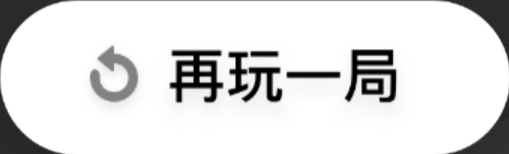
#> input picture end.jpg, 509 x 154 px
$ python 'jump_跳一跳.py'
#> lines starting #> are read from the running program, lines starting #| are printed output that depends on the picture
#!/usr/bin/env python
# encoding: utf-8
# @software: PyCharm
# @time: 2019/7/10 15:39
# @author: Paulson●Wier
# @file: jump_跳一跳.py
# @desc:
import os
import random
import time

import cv2
import numpy as np


def get_screenshot():
    # 截取手机的屏幕
    os.system('adb shell /system/bin/screencap -p /sdcard/screencap.png')
    # 把模拟器里面的文件传到电脑上
    os.system('adb pull /sdcard/screencap.png screencap.png')


def get_start(img):
    """
    模板匹配,获取跳一跳起点的位置参数(小跳棋)
    :param img:跳一跳当前图片
    :return 跳块中心点坐标(x,y)
    """
    # 使用标准相关系数匹配，1表示完美匹配， -1表示糟糕匹配， 0表示没有任何相关性
    result = cv2.matchTemplate(img, temple, cv2.TM_CCOEFF_NORMED)
    # 使用函数 minMaxloc, 确定匹配结果矩阵的最大值和最小值（val），以及它们的位置（loc）
    min_val, max_val, min_loc, max_loc = cv2.minMaxLoc(result)
    # 此处选取最大值的位置，为图像的左上角
    t1 = max_loc
    # 获取图像的右下角
    br = (t1[0] + tw, t1[1] + th)
    t_x_center = (t1[0] + br[0]) // 2
    t_y_center = int(max_loc[1] * 0.25 + br[1] * 0.75)
    print(f"跳块中心点坐标({t_x_center},{t_y_center})")
    return t_x_center, t_y_center


def get_next(img):
    """
    获取下一跳目标方块中心点坐标
    :param img:
    :return:
    """
    # 高斯模糊
    img_rgb = cv2.GaussianBlur(img, (5, 5), 0)
    canny_img = cv2.Canny(img_rgb, 1, 10)
    # 输出边缘检测图像的高和宽
    H, W = canny_img.shape
    # 第一个顶点的高度，row为列表（代表每一行的像素值）， max(row) 获取列表中最大的像素值
    # 对图像高度大于400的行进行遍历（这样可以去除上方数字以及小程序块的影响）。
    # np.nonzero() 表示获取列表元素数值不为0的位置，
    y_top = np.nonzero([max(row) for row in canny_img[420:]])[0][0] + 420

    # 获取第一个顶点的宽度值
    x_top = int(np.mean(np.nonzero(canny_img[y_top])))

    # 跳过小白圈，然后遍历
    y_bottom = y_top + 125
    for row in range(y_bottom, H):
        if canny_img[row, x_top] != 0:
            y_bottom = row
            break

    # 得到方块的中心点
    x_center, y_center = x_top, (y_top + y_bottom) // 2
    print(f"目标方块中心点({x_center},{y_center})",)
    return x_center, y_center


def game_over(img):
    """
    模板匹配,检测是否要将程序结束
    """
    # 如果在游戏截图中匹配到带"再玩一局"字样的模板，则循环中止
    res_end = cv2.matchTemplate(img, temp_end, cv2.TM_CCOEFF_NORMED)
    if cv2.minMaxLoc(res_end)[1] > 0.95:
        print('Game over!')
        return True


def jump(distance, flag=1.35):
    # 设置按压时间,系数为默认为1.35
    press_time = int(distance * flag)

    # 生成随机手机屏幕模拟触摸点,防止成绩无效
    # 生成随机整数(0-9),最终数值为(0-90)
    rand = random.randint(0, 9) * 10

    # adb长按操作,即在手机屏幕上((320-410),(410-500))坐标处长按press_time毫秒
    cmd = ('adb shell input swipe %i %i %i %i ' + str(press_time)) % (320 + rand, 410 + rand, 320 + rand, 410 + rand)

    # 输出adb命令
    print(cmd)

    # 执行adb命令
    os.system(cmd)


def main():
    i = 0
    while True:
        # 将安卓手机上的截图移到电脑当前文件夹下
        i += 1
        get_screenshot()
        # 读取截图图像
        img = cv2.imread('screencap.png', 0)
        if game_over(img):
            print(f"第{i-1}次跳动失败")
            break
        print(f"第{i-1}次跳动成功")  # 提示上一次跳动是否成功
        begin_x, begin_y = get_start(img)
        target_x, target_y = get_next(img)
        distance = ((begin_x-target_x)**2 + (begin_y-target_y)**2) ** 0.5

        # 将起点位置绘制出来,一个圆
        cv2.circle(img, (begin_x, begin_y), 20, 255, -1)
        # 将终点位置绘制出来,一个圆
        img_end = cv2.circle(img, (target_x, target_y), 20, 188, -1)
        # 保存图片
        cv2.imwrite('last.png', img_end)

        # 根据获得的距离来设置按压时长
        jump(distance)
        time.sleep(1.3)


if __name__ == '__main__':
    # 游戏结束的模板图像
    temp_end = cv2.imread('end.jpg', 0)
#> temp_end is the input picture: shape (154, 509); min 0, max 255, mean 224.3
    # 读取小跳棋模板图像
    temple = cv2.imread('temple.png', 0)
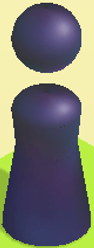
#> input picture temple.png, 94 x 248 px
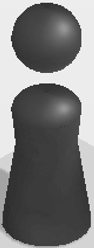
#> temple: shape (248, 94); min 28, max 249, mean 121.2
    # 获取小跳棋模板图像的高和宽
    th, tw = temple.shape[:2]
#> th = 248; tw = 94
    main()
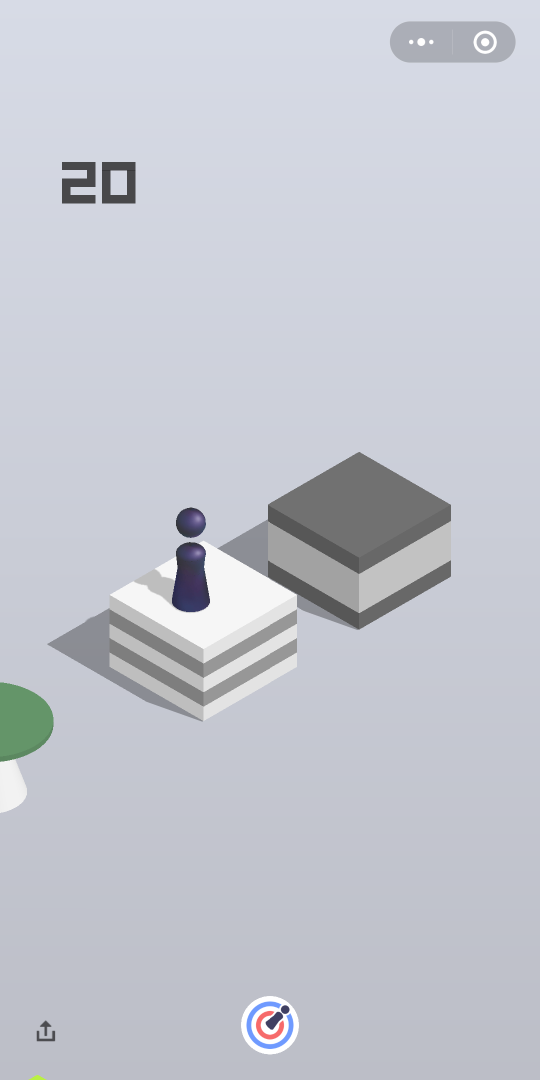
#> input picture screencap.png, 1080 x 2160 px (shown at 1/2 size)
#> in game_over, `res_end = cv2.matchTemplate(img, temp_end, cv2.TM_CCOEFF_NORMED)`:
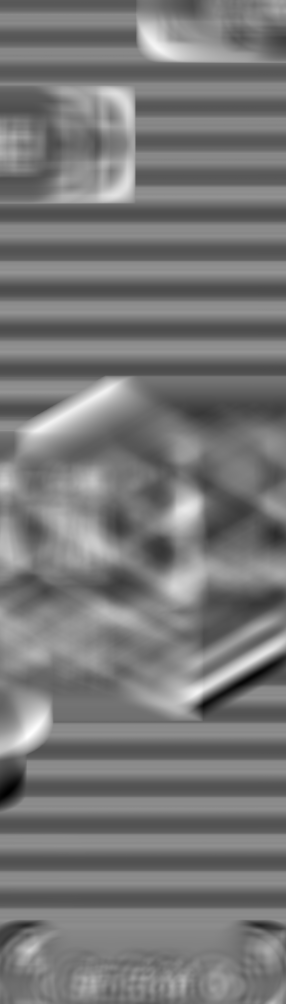
#> res_end: shape (2007, 572) float32 (shown at 1/2 size); min -0.283, max 0.292, mean -0.0138; drawn with min black and max white
#> in get_start, `result = cv2.matchTemplate(img, temple, cv2.TM_CCOEFF_NORMED)`:
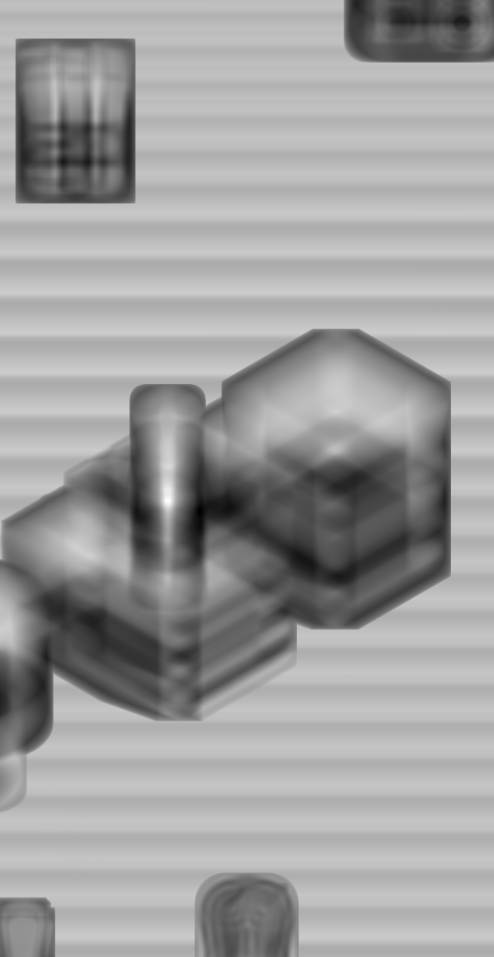
#> result: shape (1913, 987) float32 (shown at 1/2 size); min -0.463, max 0.615, mean 0.207; drawn with min black and max white
#> in get_start, `min_val, max_val, min_loc, max_loc = cv2.minMaxLoc(result)`: min_val = -0.463; max_val = 0.615; min_loc = (398, 1023); max_loc = (336, 1002)
#> in get_start, `br = (t1[0] + tw, t1[1] + th)`: br = (430, 1250)
#> in get_start, `t_x_center = (t1[0] + br[0]) // 2`: t_x_center = 383
#> in get_start, `t_y_center = int(max_loc[1] * 0.25 + br[1] * 0.75)`: t_y_center = 1188
#| 跳块中心点坐标(383,1188)
#> in main, `begin_x, begin_y = get_start(img)`: begin_x = 383; begin_y = 1188
#> in get_next, `canny_img = cv2.Canny(img_rgb, 1, 10)`:
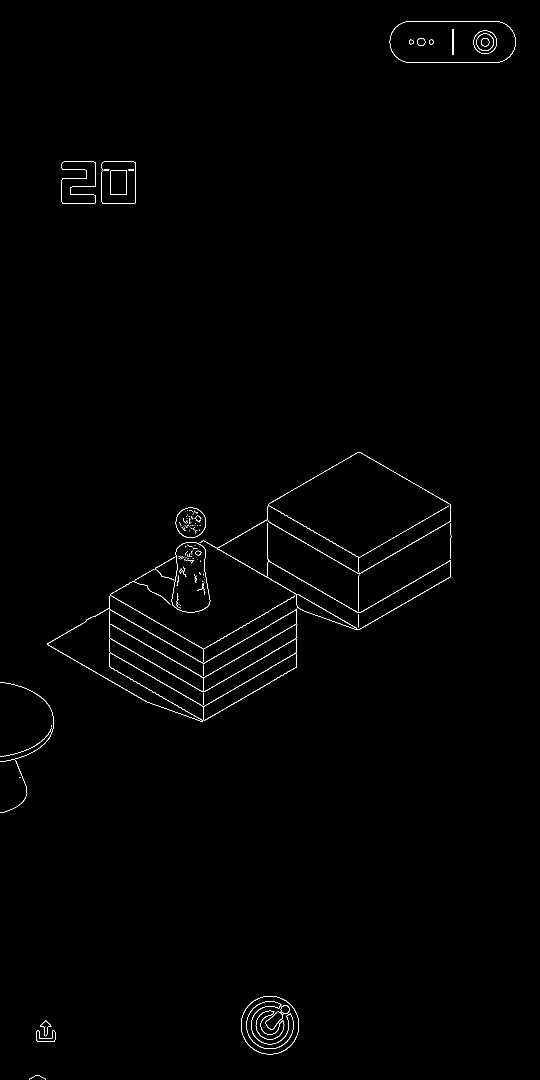
#> canny_img: shape (2160, 1080) (shown at 1/2 size); 0.6% white in thin lines or dots
#> in get_next, `y_top = np.nonzero([max(row) for row in canny_img[420:]])[0][0] + 420`: y_top = 904
#> in get_next, `x_top = int(np.mean(np.nonzero(canny_img[y_top])))`: x_top = 718
#> in get_next, `y_bottom = y_top + 125`: y_bottom = 1029
#> in get_next, `x_center, y_center = x_top, (y_top + y_bottom) // 2`: x_center = 718; y_center = 1009
#| 目标方块中心点(718,1009)
#> in main, `target_x, target_y = get_next(img)`: target_x = 718; target_y = 1009
#> in main, `distance = ((begin_x-target_x)**2 + (begin_y-target_y)**2) ** 0.5`: distance = 379.8
#> in main, `cv2.circle(img, (begin_x, begin_y), 20, 255, -1)`:
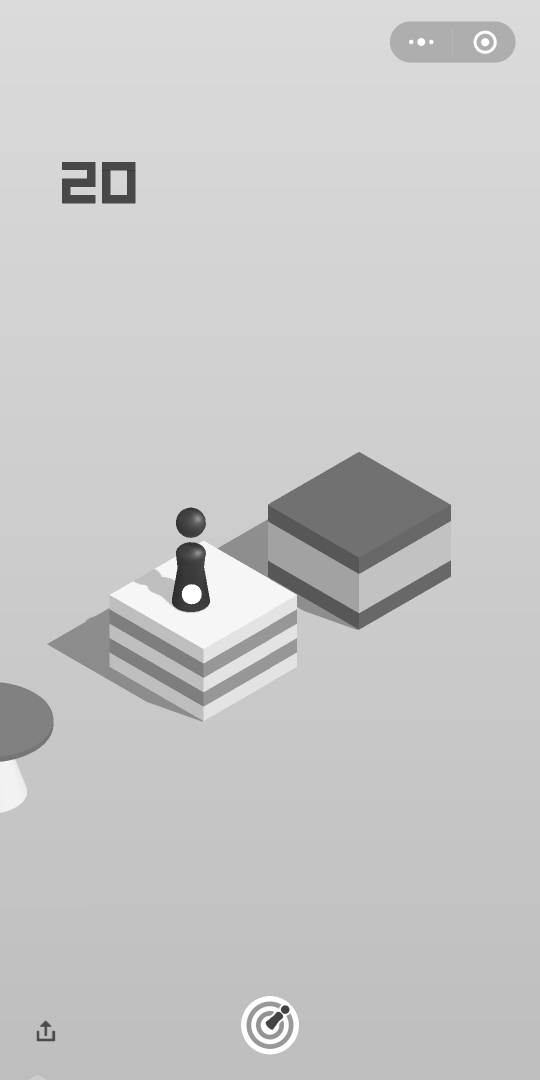
#> img: shape (2160, 1080) (shown at 1/2 size); min 44, max 255, mean 199.2
#> in jump, `press_time = int(distance * flag)`: press_time = 512
#| adb shell input swipe 380 470 380 470 512
#> (the run stopped early here; a loop or call above may not have finished)
